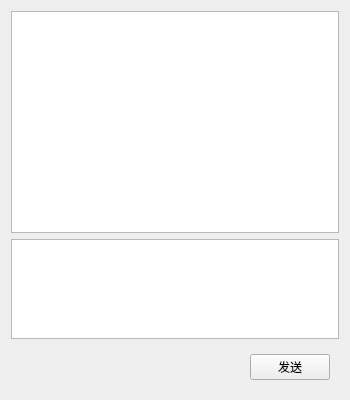
<?xml version="1.0" encoding="UTF-8"?>
<ui version="4.0">
 <class>ChatWidget</class>
 <widget class="QWidget" name="ChatWidget">
  <property name="geometry">
   <rect>
    <x>0</x>
    <y>0</y>
    <width>350</width>
    <height>400</height>
   </rect>
  </property>
  <property name="windowTitle">
   <string>Form</string>
  </property>
  <layout class="QVBoxLayout" name="verticalLayout">
   <item>
    <widget class="QTextBrowser" name="textBrowser"/>
   </item>
   <item>
    <widget class="QTextEdit" name="textEdit">
     <property name="sizePolicy">
      <sizepolicy hsizetype="Expanding" vsizetype="Expanding">
       <horstretch>0</horstretch>
       <verstretch>0</verstretch>
      </sizepolicy>
     </property>
     <property name="minimumSize">
      <size>
       <width>0</width>
       <height>100</height>
      </size>
     </property>
     <property name="maximumSize">
      <size>
       <width>16777215</width>
       <height>100</height>
      </size>
     </property>
    </widget>
   </item>
   <item>
    <widget class="QWidget" name="widget" native="true">
     <layout class="QHBoxLayout" name="horizontalLayout">
      <item>
       <spacer name="horizontalSpacer">
        <property name="orientation">
         <enum>Qt::Horizontal</enum>
        </property>
        <property name="sizeHint" stdset="0">
         <size>
          <width>225</width>
          <height>20</height>
         </size>
        </property>
       </spacer>
      </item>
      <item>
       <widget class="QPushButton" name="sendBtn">
        <property name="text">
         <string>发送</string>
        </property>
       </widget>
      </item>
     </layout>
    </widget>
   </item>
  </layout>
 </widget>
 <resources/>
 <connections/>
</ui>
